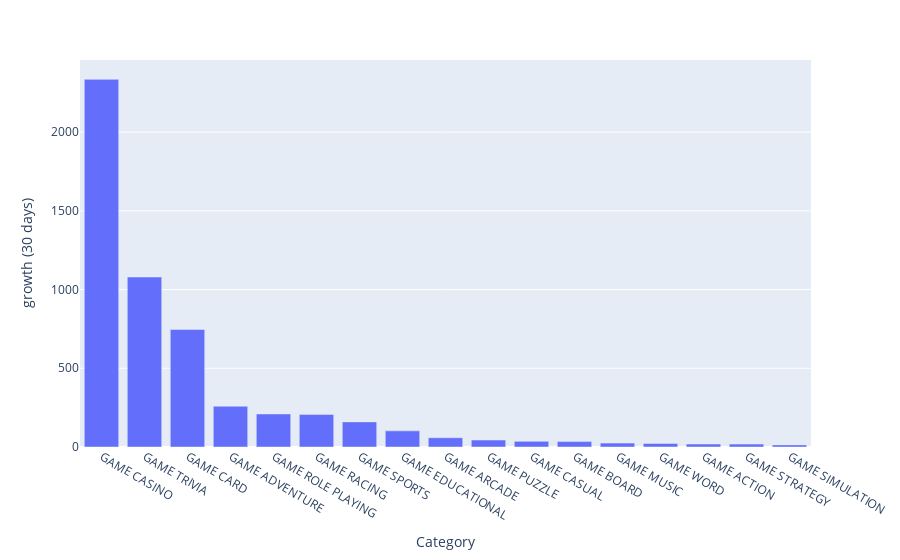

The notebook cell saved with this chart:
### Code cell
fig = px.bar(growth, y="growth (30 days)",
labels={"y":"Growth (30 Days)", "category": "Category", "value":"Total Growth"})
fig.update_layout(xaxis={"categoryorder":"total descending"})

### Figure 1 — Plotly figure (JSON) as saved in the notebook; plotly's stock layout.template omitted (floating-point values rounded to 4 significant figures)
{"data": [{"alignmentgroup": "True", "hovertemplate": "Category=%{x}<br>growth (30 days)=%{y}<extra></extra>", "legendgroup": "", "marker": {"color": "#636efa", "pattern": {"shape": ""}}, "name": "", "offsetgroup": "", "orientation": "v", "showlegend": false, "textposition": "auto", "type": "bar", "x": ["GAME ACTION", "GAME ADVENTURE", "GAME ARCADE", "GAME BOARD", "GAME CARD", "GAME CASINO", "GAME CASUAL", "GAME EDUCATIONAL", "GAME MUSIC", "GAME PUZZLE", "GAME RACING", "GAME ROLE PLAYING", "GAME SIMULATION", "GAME SPORTS", "GAME STRATEGY", "GAME TRIVIA", "GAME WORD"], "xaxis": "x", "y": [18.81, 259.1, 58.92, 34.45, 746.6, 2335.0, 36.02, 102.5, 24.63, 44.36, 207.1, 210.0, 13.41, 159.5, 18.28, 1080.0, 22.43], "yaxis": "y"}], "layout": {"barmode": "relative", "legend": {"tracegroupgap": 0}, "margin": {"t": 60}, "xaxis": {"anchor": "y", "categoryorder": "total descending", "domain": [0, 1], "title": {"text": "Category"}}, "yaxis": {"anchor": "x", "domain": [0, 1], "title": {"text": "growth (30 days)"}}}}
